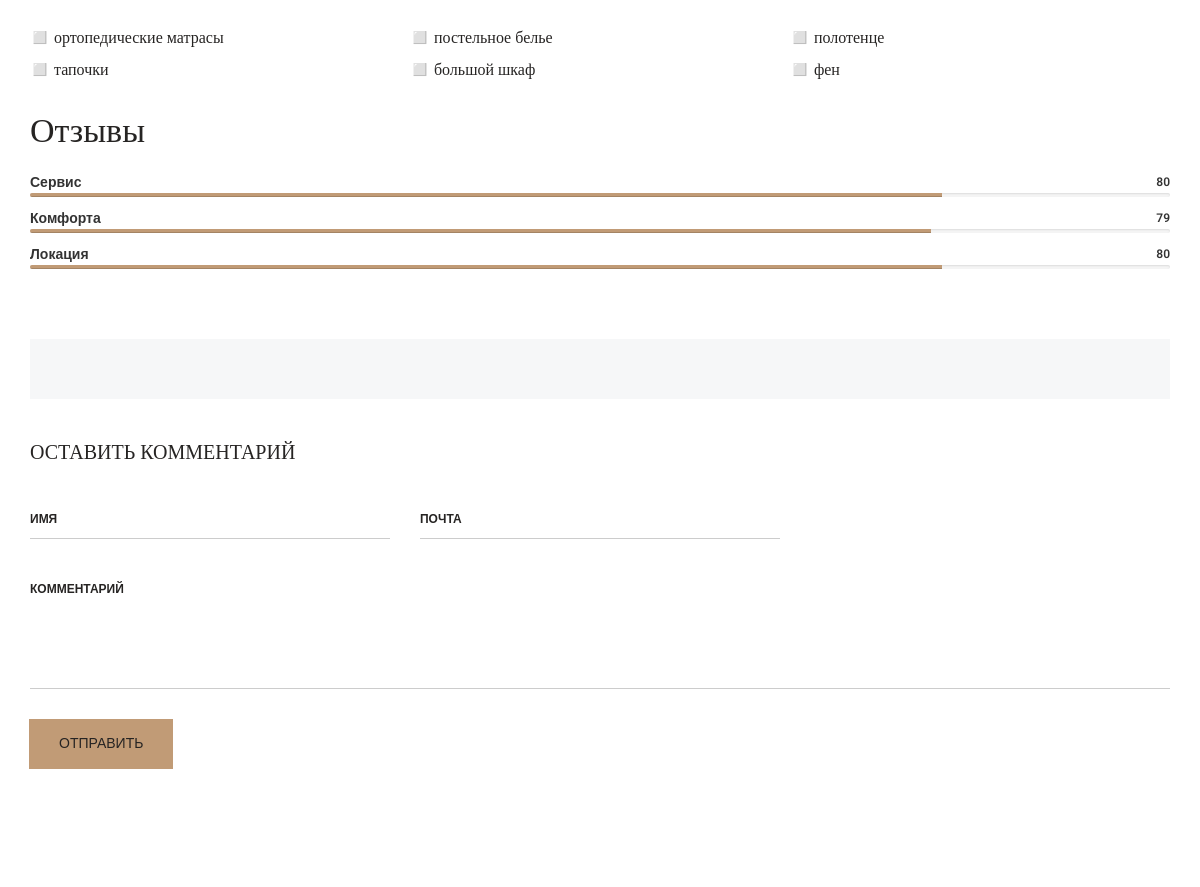
Page /rooms_detail/2/ (middle part) on the earlier database version.
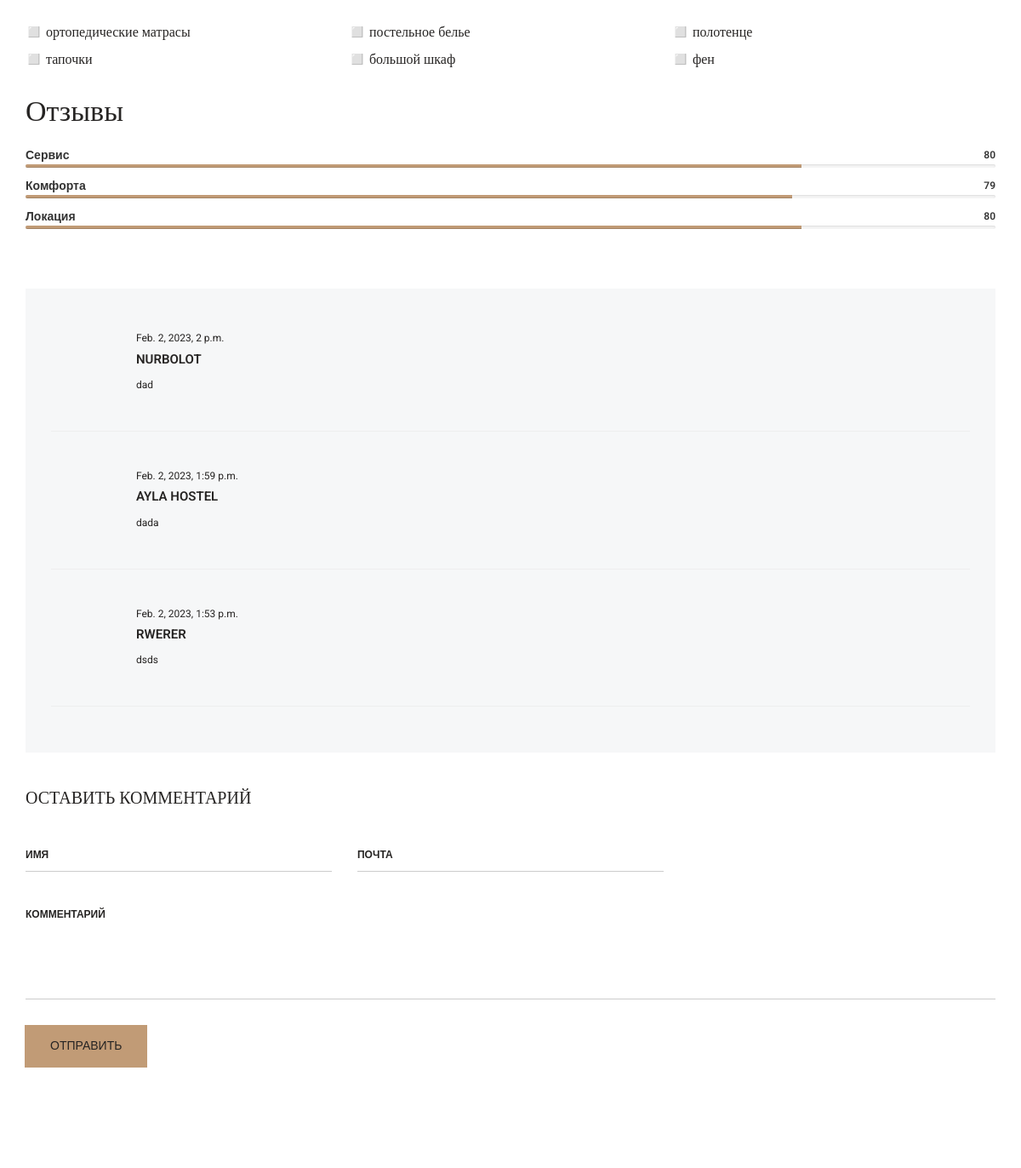
Same page on the later database version.
### apps/rooms/models.py (models this page shows, shortened)
class Room(models.Model):
    title = models.CharField(max_length=255,verbose_name="О номере")
    descriptions = models.TextField(verbose_name="Описание о номере")
    price = models.CharField(max_length=255,verbose_name="Цена номера")
    service = models.CharField(max_length=255,verbose_name="Оценка услуг от 1 до 5")
    comfort = models.CharField(max_length=255,verbose_name="Оценка комфорта от 1 до 5")
    location = models.CharField(max_length=255,verbose_name="Оценка чистоты от 1 до 5")
    amenities1 = models.CharField(max_length=255,verbose_name="Первое удобство", blank=True, null=True)
    amenities2 = models.CharField(max_length=255,verbose_name="Второе удобство", blank=True, null=True)
    amenities3 = models.CharField(max_length=255,verbose_name="Третье удобство", blank=True, null=True)
    amenities4 = models.CharField(max_length=255,verbose_name="Четвертое удобство", blank=True, null=True)
    amenities5 = models.CharField(max_length=255,verbose_name="Пятое удобство", blank=True, null=True)
    amenities6 = models.CharField(max_length=255,verbose_name="Шестое удобство", blank=True, null=True)
    image1 = models.ImageField(upload_to="about", verbose_name="Первая фотография номера", blank=True, null=True)
    image2 = models.ImageField(upload_to="about", verbose_name="Вторая фотография номера", blank=True, null=True)
    image3 = models.ImageField(upload_to="about", verbose_name="Третья фотография номера", blank=True, null=True)
    image4 = models.ImageField(upload_to="about", verbose_name="Четвертая фотография номера", blank=True, null=True)
    image5 = models.ImageField(upload_to="about", verbose_name="Пятая фотография номера", blank=True, null=True)
    class Meta:
        verbose_name = "Настройка номера"
        verbose_name_plural = "Настройки Номеров"

class Comment(models.Model):
    name = models.CharField(max_length=255,verbose_name="Имя")
    email = models.EmailField(verbose_name="Почта")
    message = models.TextField(verbose_name="Коментарий")
    post = models.ForeignKey(Room, on_delete=models.CASCADE, related_name="post_comment")
    created = models.DateTimeField(auto_now_add=True)
    class Meta:
        ordering = ("-created",)
        verbose_name = "Комментрии к номерам"
        verbose_name_plural = "Комментрии к номерам"

### apps/rooms/views.py (the view)
# urls.py: path('rooms_detail/<int:id>/', rooms_detail, name="rooms_detail"),
def rooms_detail(request, id):
    contact = Contact.objects.latest('id')
    setting = Setting.objects.latest('id')
    room = Room.objects.get(id =id)
    backround = BackroundRoom.objects.latest('id')
    if request.method == "POST":
        name = request.POST.get('name')
        email = request.POST.get('email')
        message = request.POST.get('message')
        comment = Comment.objects.create(name = name,email = email, message = message, post = room )
        return redirect('rooms_detail', room.id)
    context = {
        'contact':contact,
        'setting' : setting,
        'room' : room,
        'backround' : backround,
    }
    return render(request, 'room-detail.html', context)

### templates/room-detail.html (shortened to what this page needs)
{% extends 'homepage.html'%}
{% load static %}
{% block content%}
	<div class="page-wraper">
        <div class="page-content ">
            <div class="section-full p-tb90 ">
                <div class="container">
                    <div class="room-detail-outer">
                        <div class="wt-post-media">
                            <div class="room-facility">
                                <div class="room-amenities m-b30">
                                    <div class="amenities-list equal-wraper clearfix">
                                        <ul>
                                            {% if room.amenities1%}
                                            <li class="equal-col"><h5 class="m-b0"> {{room.amenities1}}</h5></li>
                                            {%endif%}
                                            {% if room.amenities2%}
                                            <li class="equal-col"><h5 class="m-b0">{{room.amenities2}}</h5></li>
                                            {%endif%}
                                            {% if room.amenities3%}
                                            <li class="equal-col"><h5 class="m-b0">{{room.amenities3}}</h5></li>
                                            {%endif%}
                                            {% if room.amenities4%}
                                            <li class="equal-col"><h5 class="m-b0">{{room.amenities4}}</h5></li>
                                            {%endif%}
                                            {% if room.amenities5%}
                                            <li class="equal-col"><h5 class="m-b0">{{room.amenities5}}</h5></li>
                                            {%endif%}
                                            {% if room.amenities6%}
                                            <li class="equal-col"><h5 class="m-b0">{{room.amenities6}}</h5></li>
                                            {%endif%}
                                        </ul>
                                    </div>
                                </div>
                                <div class="room-Rates m-b30">
                                    <h3>Отзывы</h3>
                                        <div class="rating-bars">
                                            <div class="rate-bar-category">
                                                <span class="rate-bars-name">Сервис<strong class="rate-count">{{room.service}}</strong></span>
                                                <div class="rate-bars-line">
                                                    <div class="progress wt-probar-2 radius-md m-b0">
                                                        <div class="progress-bar bg-primary radius-md" role="progressbar" aria-valuenow="100" aria-valuemin="0" aria-valuemax="100" style="width:{{room.service}}%;">
                                                        </div>
                                                   </div>
                                                </div>
                                            </div>
                                            <div class="rate-bar-category">
                                                <span class="rate-bars-name">Комфорта<strong class="rate-count">{{room.comfort}}</strong></span>
                                                <div class="rate-bars-line">
                                                    <div class="progress wt-probar-2 radius-md m-b0">
                                                        <div class="progress-bar bg-primary radius-md" role="progressbar" aria-valuenow="70" aria-valuemin="10" aria-valuemax="100" style="width: {{room.comfort}}%;">
                                                        </div>
                                                   </div>
                                                </div>
                                            </div>
                                            <div class="rate-bar-category">
                                                <span class="rate-bars-name">Локация<strong class="rate-count">{{room.location}}</strong></span>
                                                <div class="rate-bars-line">
                                                    <div class="progress wt-probar-2 radius-md m-b0">
                                                        <div class="progress-bar bg-primary radius-md" role="progressbar" aria-valuenow="90" aria-valuemin="10" aria-valuemax="100" style="width: {{room.location}}%;">
                                                        </div>
                                                   </div>
                                                </div>
                                            </div>
                                        </div>
                                </div>
                            </div>
                        </div>
                    </div>
                    <div class="clear" id="comment-list">
                        <div class="comments-area" id="comments">
                            <div class="p-tb30">
                                <ol class="comment-list p-a30 bg-gray">
                                    <li class="comment">
                                        {% for comment in room.post_comment.all %}
                                            <div class="comment-body">
                                                <div class="comment-meta">
                                                    <a>{{comment.created}}</a>
                                                </div>
                                                <div class="comment-author vcard">
                                                    <cite class="fn">{{comment.name}}</cite>
                                                </div>
                                                <p>{{comment.message}}</p>
                                            </div>
                                            <hr
                                        {% endfor %}
                                    </li>
                                </ol>
                                <div class="comment-respond m-t30" id="respond">
                                    <h2 class="comment-reply-title" id="reply-title">Оставить комментарий
                                    </h2>
                                    <div class="comment-form">
                                        <form method="POST">
                                            <p class="comment-form-author">
                                                <input class="form-control" type="text"  name="name"  placeholder="Имя"
                                            </p>
                                            <p class="comment-form-email">
                                                <input class="form-control" type="text"  name="email" placeholder="Почта"                                          </p>
                                            <p class="comment-form-comment">
                                                <textarea class="form-control"  name="message" placeholder="Комментарий" ></textarea>
                                            </p>
                                            <p class="form-submit">
                                                <button class="site-button radius-no text-uppercase font-weight-600" type="submit">Отправить</button>
                                            </p>
                                        </form>
                                    </div>
                                </div>
                           </div>
                        </div>
                    </div>
                </div>
            </div>
        </div>
    </div>
{% endblock%}

### templates/homepage.html (shortened to what this page needs)
{% load static %}
{% load static %}
<!DOCTYPE html>
<html lang="en">
<head>
    <link rel="stylesheet" type="text/css" href="{% static 'css/bootstrap.min.css' %}">
	<link rel="stylesheet" type="text/css" href="{% static 'css/t-datepicker.min.css' %}" >
	<link rel="stylesheet" type="text/css" href="{% static 'css/t-datepicker-blue.css' %}" >
    <link rel="stylesheet" type="text/css" href="{% static 'css/fontawesome/css/font-awesome.min.css' %}" />
    <link rel="stylesheet" type="text/css" href="{% static 'css/owl.carousel.min.css' %}">
    <link rel="stylesheet" type="text/css" href="{% static 'css/magnific-popup.min.css' %}">
    <link rel="stylesheet" type="text/css" href="{% static 'css/loader.min.css' %}">
    <link rel="stylesheet" type="text/css" href="{% static 'css/style.css' %}">
    <link rel="stylesheet" class="skin" type="text/css" href="{% static 'css/skin/skin-1.css' %}">
    <link rel="stylesheet" type="text/css" href="{% static 'css/switcher.css' %}">
    <link rel="stylesheet" type="text/css" href="{% static 'css/flaticon.min.css' %}">
    <link rel="stylesheet" type="text/css" href="{% static 'plugins/revolution/revolution/css/settings.css' %}">
    <link rel="stylesheet" type="text/css" href="{% static 'plugins/revolution/revolution/css/navigation.css' %}">
</head>
<body>
        {% block content %}
        {% endblock %}
        </body>
        </html>

### templates/include/header.html (shortened to what this page needs)
{% load static %}

### templates/include/footer.html (shortened to what this page needs)
{% load static %}

### static/css/skin/skin-1.css (style rules this page uses)
.bg-primary, .nav-line-animation > li > a:before, .nav-line-animation > li > a:after, .input-animate.input .spin, .wt-separator:after, .work-hover-grid h5, .sep-line-one:after, .wt-separator:before, .sep-line-one:before, .site-button-link::before, .our-team-two h5, .play-now .icon, .latest-blog-1 .wt-post-info .post-date:after, .filter-navigation a::before, .f-social-link.social-icons li a:after, .footer-link ul li a::before, .our-team-one .team-bg, .our-team-one ul li a:hover, .pagination > .active > a, .pagination > .active > span, .pagination > .active > a:hover, .pagination > .active > span:hover, .pagination > .active > a:focus, .pagination > .active > span:focus , .pagination > li > a:hover, .pagination > li > span:hover, .pagination > li > a:focus, .pagination > li > span:focus, ol.comment-list li.comment .reply a::before, .contact-one .form-control:focus + .spin, .cssload-box-loading::after, .is-fixed .header-center .navbar-toggle .icon-bar, .home-about-block-inner::after, .hover-box-effect:hover, .latest-blog-1 .wt-post-info .post-date, .testimonial-6 .testimonial-pic:after, .testimonial-6 .testimonial-pic:before, .header-nav .nav > li .sub-menu, .wt-team-arc2 .team-social-icon li a:hover, .header-nav .nav > li .sub-menu li a::after, .notification-animate::after, table thead th, .social-tooltips-outer a .social-tooltips, .side-social-nav a .social-tooltip { background-color:#c19b76; }
.site-button { background-color:#c19b76; }
.site-button:after, .site-button:before, .tp-thumbs-inner-wrapper .tp-thumb.selected:after, ol.comment-list li.comment .comment-body, .header-nav .nav > li .sub-menu, .wt-tabs.vertical.bg-tabs .nav-tabs > li.active > a, .wt-tabs .nav-tabs > li.active > a, .wt-tabs .nav-tabs > li.active > a:focus, .wt-tabs .nav-tabs > li.active > a:hover, .wt-tabs.vertical .nav-tabs li.active a { border-color:#c19b76; }

Differences in the rows shown:
added Comment: created "Feb. 2, 2023, 2 p.m.", name "NURBOLOT", message "dad"
added Comment: created "Feb. 2, 2023, 1:59 p.m.", name "AYLA HOSTEL", message "dada"
added Comment: created "Feb. 2, 2023, 1:53 p.m.", name "RWERER", message "dsds"
